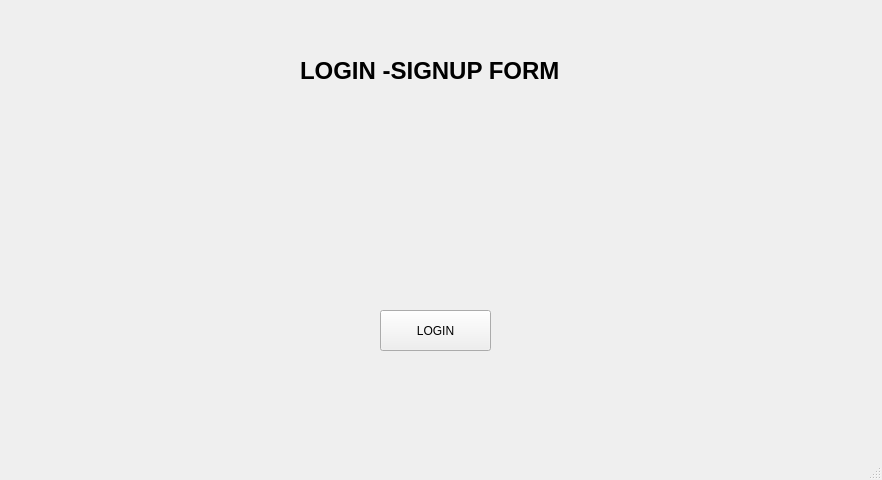
<?xml version="1.0" encoding="UTF-8"?>
<ui version="4.0">
 <class>MainWindow</class>
 <widget class="QMainWindow" name="MainWindow">
  <property name="geometry">
   <rect>
    <x>0</x>
    <y>0</y>
    <width>882</width>
    <height>480</height>
   </rect>
  </property>
  <property name="windowTitle">
   <string>MainWindow</string>
  </property>
  <widget class="QWidget" name="centralwidget">
   <widget class="QPushButton" name="pushButton">
    <property name="geometry">
     <rect>
      <x>380</x>
      <y>310</y>
      <width>111</width>
      <height>41</height>
     </rect>
    </property>
    <property name="text">
     <string>LOGIN</string>
    </property>
   </widget>
   <widget class="QLabel" name="label">
    <property name="geometry">
     <rect>
      <x>300</x>
      <y>50</y>
      <width>281</width>
      <height>41</height>
     </rect>
    </property>
    <property name="font">
     <font>
      <pointsize>18</pointsize>
      <weight>75</weight>
      <bold>true</bold>
     </font>
    </property>
    <property name="text">
     <string>LOGIN -SIGNUP FORM</string>
    </property>
   </widget>
  </widget>
  <widget class="QMenuBar" name="menubar">
   <property name="geometry">
    <rect>
     <x>0</x>
     <y>0</y>
     <width>882</width>
     <height>21</height>
    </rect>
   </property>
  </widget>
  <widget class="QStatusBar" name="statusbar"/>
 </widget>
 <resources/>
 <connections/>
</ui>
